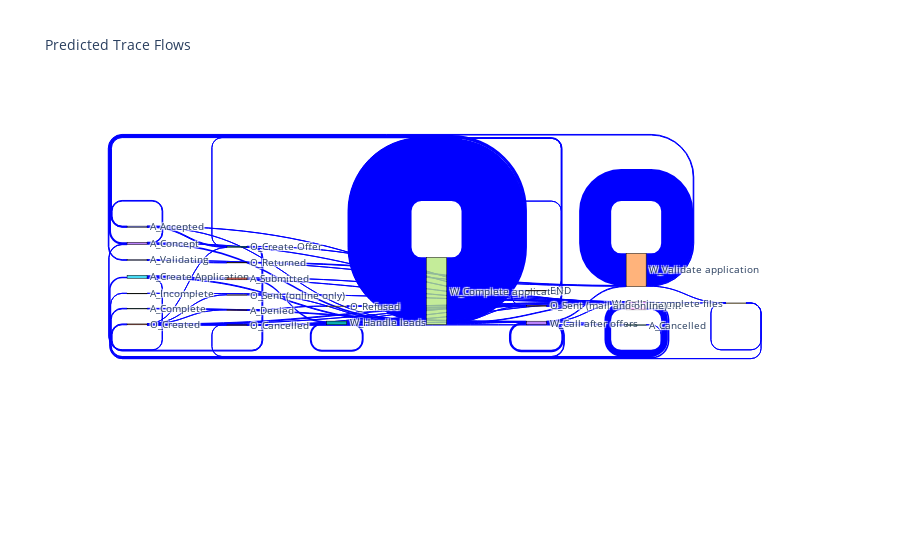

Write notebook code for a chart like this one.
### Code cell
def create_sankey_df(events_list):
    source, target, value = [], [], []
    for trace in events_list:
        for i in range(len(trace)-1):
            if (trace[i], trace[i+1]) not in list(zip(source, target)):
                source.append(trace[i])
                target.append(trace[i+1])
                value.append(1)
            else:
                idx = list(zip(source, target)).index((trace[i], trace[i+1]))
                value[idx] += 1
    return pd.DataFrame({'source': source, 'target': target, 'value': value})


# Create DataFrames for predicted and actual events
predicted_sankey = create_sankey_df(df['predicted_events'])
actual_sankey = create_sankey_df(df['actual_events'])

# Generate a list of all unique events
all_events = list(set(predicted_sankey['source'].tolist() + predicted_sankey['target'].tolist(
) + actual_sankey['source'].tolist() + actual_sankey['target'].tolist()))
event_dict = {event: i for i, event in enumerate(all_events)}

# Map events to integers
predicted_sankey.replace(event_dict, inplace=True)
actual_sankey.replace(event_dict, inplace=True)

# Plot
fig = go.Figure(data=[go.Sankey(
    node=dict(
        pad=15,
        thickness=20,
        line=dict(color="black", width=0.5),
        label=all_events,
    ),
    link=dict(
        source=predicted_sankey['source'],
        target=predicted_sankey['target'],
        value=predicted_sankey['value'],
        color="blue"
    ))])

fig.update_layout(title_text="Predicted Trace Flows", font_size=10)
fig.show()

### Figure 1 — Plotly figure (JSON) as saved in the notebook; plotly's stock layout.template omitted (floating-point values rounded to 4 significant figures)
{"data": [{"link": {"color": "blue", "source": [5, 3, 7, 7, 8, 5, 8, 7, 3, 0, 2, 1, 24, 7, 23, 23, 15, 23, 14, 14, 10, 26, 5, 11, 12, 12, 11, 7, 5, 12, 3, 24, 2, 0, 1, 23, 0, 1, 7, 1, 24, 7, 1, 25, 4, 4, 7, 18, 1, 13, 23, 4, 1, 21, 9, 9, 1, 4, 10, 14, 19, 19, 17], "target": [3, 7, 7, 8, 5, 7, 8, 3, 0, 2, 1, 24, 7, 23, 23, 15, 23, 14, 14, 10, 26, 14, 11, 12, 12, 7, 8, 0, 8, 8, 8, 8, 8, 8, 8, 8, 7, 7, 24, 2, 24, 2, 25, 4, 8, 7, 18, 7, 13, 7, 25, 23, 21, 9, 8, 24, 4, 24, 14, 19, 19, 17, 19], "value": [220, 1056, 41094, 307, 1000, 462, 4373, 1368, 432, 614, 578, 489, 440, 415, 1555, 390, 390, 388, 20950, 388, 387, 387, 1225, 1158, 1249, 1017, 67, 306, 93, 141, 100, 53, 68, 86, 57, 25, 38, 2, 2, 18, 9, 14, 2, 4, 2, 1, 1, 1, 6, 6, 2, 2, 2, 2, 1, 1, 2, 1, 1, 1, 57, 1, 1]}, "node": {"label": ["A_Accepted", "O_Created", "O_Create Offer", "A_Concept", "O_Cancelled", "A_Create Application", "W_Shortened completion ", "W_Complete application", "absent", "O_Refused", "A_Validating", "A_Submitted", "W_Handle leads", "O_Sent (online only)", "W_Validate application", "A_Complete", "W_Assess potential fraud", "A_Incomplete", "END", "W_Call incomplete files", "O_Accepted", "A_Denied", "A_Pending", "W_Call after offers", "O_Sent (mail and online)", "A_Cancelled", "O_Returned"], "line": {"color": "black", "width": 0.5}, "pad": 15, "thickness": 20}, "type": "sankey"}], "layout": {"font": {"size": 10}, "title": {"text": "Predicted Trace Flows"}}}
